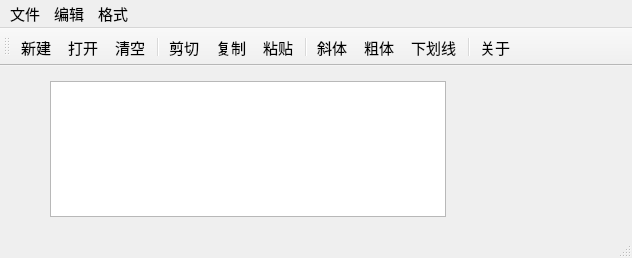
<?xml version="1.0" encoding="UTF-8"?>
<ui version="4.0">
 <class>QWMainWind</class>
 <widget class="QMainWindow" name="QWMainWind">
  <property name="geometry">
   <rect>
    <x>0</x>
    <y>0</y>
    <width>632</width>
    <height>258</height>
   </rect>
  </property>
  <property name="font">
   <font>
    <pointsize>11</pointsize>
   </font>
  </property>
  <property name="windowTitle">
   <string>QWMainWind</string>
  </property>
  <widget class="QWidget" name="centralWidget">
   <widget class="QTextEdit" name="txtEdit">
    <property name="geometry">
     <rect>
      <x>50</x>
      <y>15</y>
      <width>396</width>
      <height>136</height>
     </rect>
    </property>
    <property name="font">
     <font>
      <pointsize>16</pointsize>
     </font>
    </property>
   </widget>
  </widget>
  <widget class="QMenuBar" name="menuBar">
   <property name="geometry">
    <rect>
     <x>0</x>
     <y>0</y>
     <width>632</width>
     <height>25</height>
    </rect>
   </property>
   <widget class="QMenu" name="menu">
    <property name="title">
     <string>文件</string>
    </property>
    <addaction name="actNew"/>
    <addaction name="actOpen"/>
    <addaction name="separator"/>
    <addaction name="actClose"/>
   </widget>
   <widget class="QMenu" name="menu_2">
    <property name="title">
     <string>编辑</string>
    </property>
    <addaction name="actCut"/>
    <addaction name="actCopy"/>
    <addaction name="actPaste"/>
    <addaction name="separator"/>
    <addaction name="actClear"/>
   </widget>
   <widget class="QMenu" name="menu_3">
    <property name="title">
     <string>格式</string>
    </property>
    <addaction name="actFontBold"/>
    <addaction name="actFontItalic"/>
    <addaction name="actFontUnder"/>
    <addaction name="separator"/>
    <addaction name="actToolbarLab"/>
   </widget>
   <addaction name="menu"/>
   <addaction name="menu_2"/>
   <addaction name="menu_3"/>
  </widget>
  <widget class="QToolBar" name="mainToolBar">
   <property name="toolButtonStyle">
    <enum>Qt::ToolButtonTextUnderIcon</enum>
   </property>
   <attribute name="toolBarArea">
    <enum>TopToolBarArea</enum>
   </attribute>
   <attribute name="toolBarBreak">
    <bool>false</bool>
   </attribute>
   <addaction name="actNew"/>
   <addaction name="actOpen"/>
   <addaction name="actClear"/>
   <addaction name="separator"/>
   <addaction name="actCut"/>
   <addaction name="actCopy"/>
   <addaction name="actPaste"/>
   <addaction name="separator"/>
   <addaction name="actFontItalic"/>
   <addaction name="actFontBold"/>
   <addaction name="actFontUnder"/>
   <addaction name="separator"/>
   <addaction name="actAbout"/>
  </widget>
  <widget class="QStatusBar" name="statusBar"/>
  <action name="actCut">
   <property name="icon">
    <iconset resource="res.qrc">
     <normaloff>:/images/images/cut.bmp</normaloff>:/images/images/cut.bmp</iconset>
   </property>
   <property name="text">
    <string>剪切</string>
   </property>
   <property name="toolTip">
    <string>剪切</string>
   </property>
   <property name="shortcut">
    <string>Ctrl+X</string>
   </property>
  </action>
  <action name="actCopy">
   <property name="icon">
    <iconset resource="res.qrc">
     <normaloff>:/images/images/120.bmp</normaloff>:/images/images/120.bmp</iconset>
   </property>
   <property name="text">
    <string>复制</string>
   </property>
   <property name="toolTip">
    <string>复制</string>
   </property>
   <property name="shortcut">
    <string>Ctrl+C</string>
   </property>
  </action>
  <action name="actPaste">
   <property name="icon">
    <iconset resource="res.qrc">
     <normaloff>:/images/images/paste.bmp</normaloff>:/images/images/paste.bmp</iconset>
   </property>
   <property name="text">
    <string>粘贴</string>
   </property>
   <property name="toolTip">
    <string>粘贴</string>
   </property>
   <property name="shortcut">
    <string>Ctrl+V</string>
   </property>
  </action>
  <action name="actFontBold">
   <property name="checkable">
    <bool>true</bool>
   </property>
   <property name="icon">
    <iconset resource="res.qrc">
     <normaloff>:/images/images/BLD.BMP</normaloff>:/images/images/BLD.BMP</iconset>
   </property>
   <property name="text">
    <string>粗体</string>
   </property>
   <property name="toolTip">
    <string>粗体</string>
   </property>
  </action>
  <action name="actFontItalic">
   <property name="checkable">
    <bool>true</bool>
   </property>
   <property name="icon">
    <iconset resource="res.qrc">
     <normaloff>:/images/images/ITL.BMP</normaloff>:/images/images/ITL.BMP</iconset>
   </property>
   <property name="text">
    <string>斜体</string>
   </property>
   <property name="toolTip">
    <string>斜体</string>
   </property>
  </action>
  <action name="actFontUnder">
   <property name="checkable">
    <bool>true</bool>
   </property>
   <property name="icon">
    <iconset resource="res.qrc">
     <normaloff>:/images/images/WORDUNDR.BMP</normaloff>:/images/images/WORDUNDR.BMP</iconset>
   </property>
   <property name="text">
    <string>下划线</string>
   </property>
   <property name="toolTip">
    <string>下划线</string>
   </property>
  </action>
  <action name="actClose">
   <property name="icon">
    <iconset resource="res.qrc">
     <normaloff>:/images/images/exit.bmp</normaloff>:/images/images/exit.bmp</iconset>
   </property>
   <property name="text">
    <string>退出</string>
   </property>
   <property name="toolTip">
    <string>退出</string>
   </property>
  </action>
  <action name="actOpen">
   <property name="icon">
    <iconset resource="res.qrc">
     <normaloff>:/images/images/open3.bmp</normaloff>:/images/images/open3.bmp</iconset>
   </property>
   <property name="text">
    <string>打开...</string>
   </property>
   <property name="toolTip">
    <string>打开文件</string>
   </property>
   <property name="shortcut">
    <string>Ctrl+O</string>
   </property>
  </action>
  <action name="actClear">
   <property name="icon">
    <iconset resource="res.qrc">
     <normaloff>:/images/images/103.bmp</normaloff>:/images/images/103.bmp</iconset>
   </property>
   <property name="text">
    <string>清空</string>
   </property>
   <property name="toolTip">
    <string>清空内容</string>
   </property>
  </action>
  <action name="actFont">
   <property name="icon">
    <iconset resource="res.qrc">
     <normaloff>:/images/images/20.ico</normaloff>:/images/images/20.ico</iconset>
   </property>
   <property name="text">
    <string>字体...</string>
   </property>
   <property name="toolTip">
    <string>字体设置</string>
   </property>
  </action>
  <action name="actNew">
   <property name="icon">
    <iconset resource="res.qrc">
     <normaloff>:/images/images/new2.bmp</normaloff>:/images/images/new2.bmp</iconset>
   </property>
   <property name="text">
    <string>新建</string>
   </property>
   <property name="shortcut">
    <string>Ctrl+N</string>
   </property>
  </action>
  <action name="actToolbarLab">
   <property name="checkable">
    <bool>true</bool>
   </property>
   <property name="checked">
    <bool>true</bool>
   </property>
   <property name="text">
    <string>显示工具栏文字标签</string>
   </property>
   <property name="menuRole">
    <enum>QAction::TextHeuristicRole</enum>
   </property>
  </action>
  <action name="actAbout">
   <property name="icon">
    <iconset resource="res.qrc">
     <normaloff>:/images/images/new2.bmp</normaloff>:/images/images/new2.bmp</iconset>
   </property>
   <property name="text">
    <string>关于</string>
   </property>
  </action>
 </widget>
 <layoutdefault spacing="6" margin="11"/>
 <resources>
  <include location="res.qrc"/>
 </resources>
 <connections>
  <connection>
   <sender>actClose</sender>
   <signal>triggered()</signal>
   <receiver>QWMainWind</receiver>
   <slot>close()</slot>
   <hints>
    <hint type="sourcelabel">
     <x>-1</x>
     <y>-1</y>
    </hint>
    <hint type="destinationlabel">
     <x>422</x>
     <y>254</y>
    </hint>
   </hints>
  </connection>
  <connection>
   <sender>actClear</sender>
   <signal>triggered()</signal>
   <receiver>txtEdit</receiver>
   <slot>clear()</slot>
   <hints>
    <hint type="sourcelabel">
     <x>-1</x>
     <y>-1</y>
    </hint>
    <hint type="destinationlabel">
     <x>260</x>
     <y>256</y>
    </hint>
   </hints>
  </connection>
  <connection>
   <sender>actCut</sender>
   <signal>triggered()</signal>
   <receiver>txtEdit</receiver>
   <slot>cut()</slot>
   <hints>
    <hint type="sourcelabel">
     <x>-1</x>
     <y>-1</y>
    </hint>
    <hint type="destinationlabel">
     <x>260</x>
     <y>256</y>
    </hint>
   </hints>
  </connection>
  <connection>
   <sender>actCopy</sender>
   <signal>triggered()</signal>
   <receiver>txtEdit</receiver>
   <slot>copy()</slot>
   <hints>
    <hint type="sourcelabel">
     <x>-1</x>
     <y>-1</y>
    </hint>
    <hint type="destinationlabel">
     <x>260</x>
     <y>256</y>
    </hint>
   </hints>
  </connection>
  <connection>
   <sender>actPaste</sender>
   <signal>triggered()</signal>
   <receiver>txtEdit</receiver>
   <slot>paste()</slot>
   <hints>
    <hint type="sourcelabel">
     <x>-1</x>
     <y>-1</y>
    </hint>
    <hint type="destinationlabel">
     <x>260</x>
     <y>256</y>
    </hint>
   </hints>
  </connection>
 </connections>
</ui>
